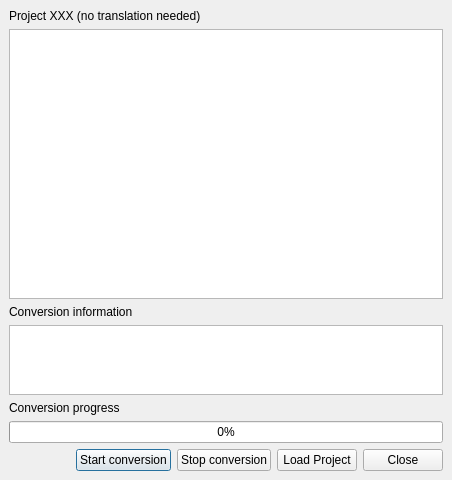
<ui version="4.0" >
 <class>ProjectConverterDialog</class>
 <widget class="QDialog" name="ProjectConverterDialog" >
  <property name="geometry" >
   <rect>
    <x>0</x>
    <y>0</y>
    <width>452</width>
    <height>480</height>
   </rect>
  </property>
  <property name="windowTitle" >
   <string>Project Converter</string>
  </property>
  <layout class="QVBoxLayout" >
   <property name="margin" >
    <number>9</number>
   </property>
   <property name="spacing" >
    <number>6</number>
   </property>
   <item>
    <widget class="QLabel" name="projectNameLable" >
     <property name="text" >
      <string>Project XXX (no translation needed)</string>
     </property>
    </widget>
   </item>
   <item>
    <widget class="QTextBrowser" name="conversionInfoText" >
     <property name="sizePolicy" >
      <sizepolicy>
       <hsizetype>7</hsizetype>
       <vsizetype>7</vsizetype>
       <horstretch>0</horstretch>
       <verstretch>5</verstretch>
      </sizepolicy>
     </property>
    </widget>
   </item>
   <item>
    <widget class="QLabel" name="taskLable" >
     <property name="text" >
      <string>Conversion information</string>
     </property>
    </widget>
   </item>
   <item>
    <widget class="QTextBrowser" name="taskTextBrowswer" >
     <property name="sizePolicy" >
      <sizepolicy>
       <hsizetype>7</hsizetype>
       <vsizetype>7</vsizetype>
       <horstretch>0</horstretch>
       <verstretch>1</verstretch>
      </sizepolicy>
     </property>
    </widget>
   </item>
   <item>
    <widget class="QLabel" name="progressLable" >
     <property name="text" >
      <string>Conversion progress</string>
     </property>
    </widget>
   </item>
   <item>
    <widget class="QProgressBar" name="progressBar" >
     <property name="value" >
      <number>0</number>
     </property>
     <property name="orientation" >
      <enum>Qt::Horizontal</enum>
     </property>
    </widget>
   </item>
   <item>
    <layout class="QHBoxLayout" >
     <property name="margin" >
      <number>0</number>
     </property>
     <property name="spacing" >
      <number>6</number>
     </property>
     <item>
      <spacer>
       <property name="orientation" >
        <enum>Qt::Horizontal</enum>
       </property>
       <property name="sizeHint" >
        <size>
         <width>40</width>
         <height>20</height>
        </size>
       </property>
      </spacer>
     </item>
     <item>
      <widget class="QPushButton" name="startButton" >
       <property name="text" >
        <string>Start conversion</string>
       </property>
      </widget>
     </item>
     <item>
      <widget class="QPushButton" name="stopConversionButton" >
       <property name="text" >
        <string>Stop conversion</string>
       </property>
      </widget>
     </item>
     <item>
      <widget class="QPushButton" name="loadProjectButton" >
       <property name="text" >
        <string>Load Project</string>
       </property>
      </widget>
     </item>
     <item>
      <widget class="QPushButton" name="closeButton" >
       <property name="text" >
        <string>Close</string>
       </property>
      </widget>
     </item>
    </layout>
   </item>
  </layout>
 </widget>
 <resources/>
 <connections>
  <connection>
   <sender>closeButton</sender>
   <signal>clicked()</signal>
   <receiver>ProjectConverterDialog</receiver>
   <slot>reject()</slot>
   <hints>
    <hint type="sourcelabel" >
     <x>388</x>
     <y>454</y>
    </hint>
    <hint type="destinationlabel" >
     <x>449</x>
     <y>454</y>
    </hint>
   </hints>
  </connection>
  <connection>
   <sender>startButton</sender>
   <signal>clicked()</signal>
   <receiver>ProjectConverterDialog</receiver>
   <slot>accept()</slot>
   <hints>
    <hint type="sourcelabel" >
     <x>103</x>
     <y>455</y>
    </hint>
    <hint type="destinationlabel" >
     <x>10</x>
     <y>457</y>
    </hint>
   </hints>
  </connection>
 </connections>
</ui>
